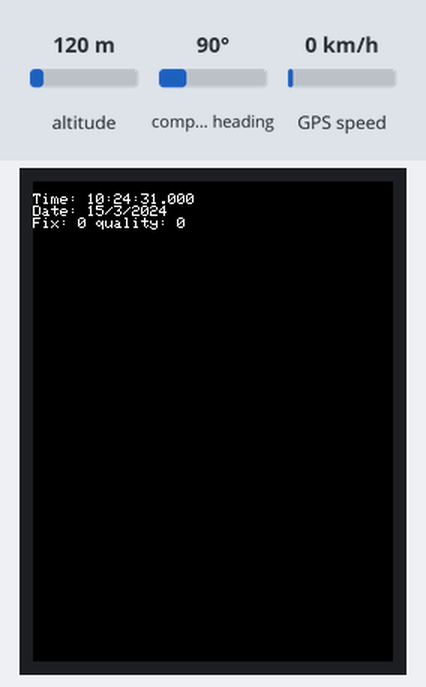
The sketch below on a simulated Arduino Uno, built with avr-gcc and run on an emulated ATmega328P. On the bench: 240×320 colour display. The test bench sets the inputs (shaded band); at power-on: altitude 120 m, compass heading 90°, GPS speed 0 km/h. The GPS gets a fix after 3 s at 37.7749, -122.4194 with 8 satellites.

Above: at 2.6 s.
2.7 s: altitude set to 20 m
At 4.7 s:
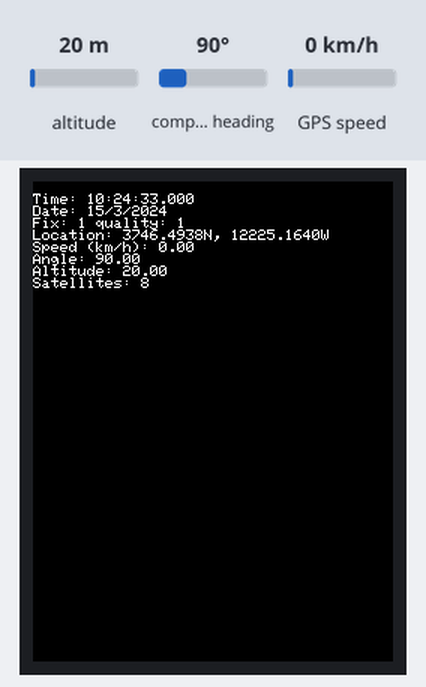
7.1 s: compass heading set to 7°
At 9.0 s:
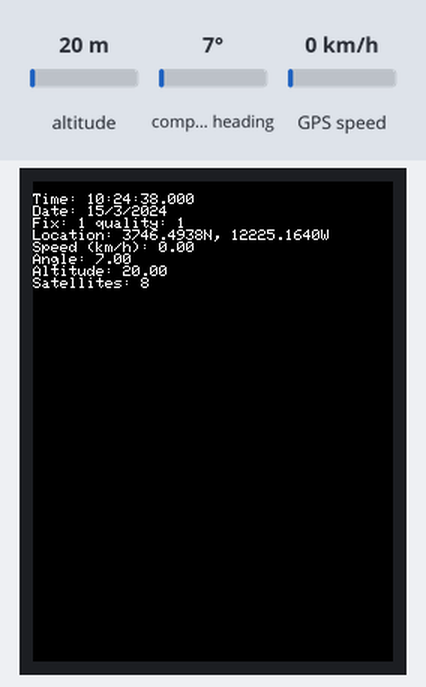
11.5 s: GPS speed set to 2 km/h
15.9 s: altitude set to 250 m
At 17.3 s:
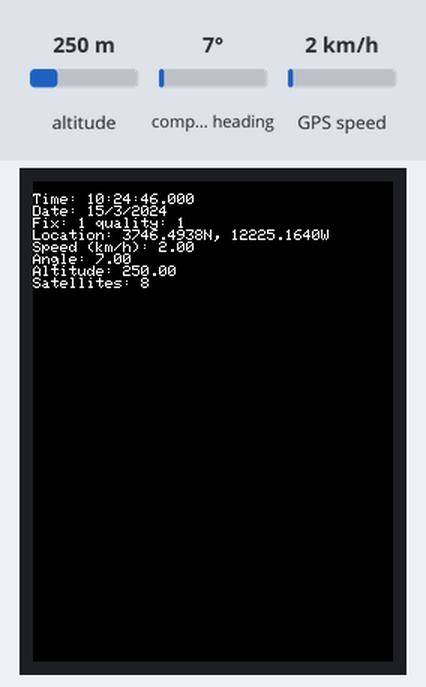
Timing chart, 0 to 18.9 s (numbered marks = the images above; inputs shaded):
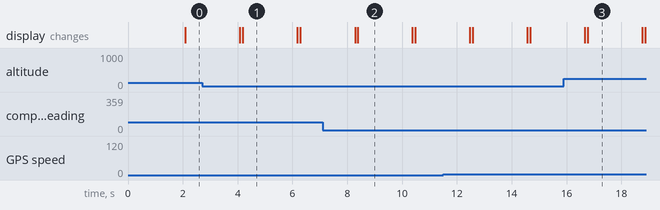

The sketch:

TFT-GPSReadOut.ino
```cpp
// Based off of the Adafruit_GPS examples coupled with with Adafruit_TFTLCD examples

#include <Adafruit_GPS.h>
#include <SoftwareSerial.h>
#include <Adafruit_GFX.h>    // Core graphics library
#include <Adafruit_TFTLCD.h> // Hardware-specific library

#define GPS_RX 6 // Serial Receive Pin
#define GPS_TX 7 // Serial Transmit Pin

#define LCD_CS A3 // Chip Select goes to Analog 3
#define LCD_CD A2 // Command/Data goes to Analog 2
#define LCD_WR A1 // LCD Write goes to Analog 1
#define LCD_RD A0 // LCD Read goes to Analog 0
#define LCD_RESET A4 // Can alternately just connect to Arduino's reset pin

#define BLACK   0x0000
#define WHITE   0xFFFF

Adafruit_TFTLCD tft(LCD_CS, LCD_CD, LCD_WR, LCD_RD, LCD_RESET);

SoftwareSerial mySerial(GPS_RX, GPS_TX);
Adafruit_GPS GPS(&mySerial);

uint32_t timer = 0;

void setup() {

  tft.reset();

  uint16_t identifier = tft.readID();

  if(identifier == 0x9325) {
    Serial.println(F("Found ILI9325 LCD driver"));
  } else if(identifier == 0x9328) {
    Serial.println(F("Found ILI9328 LCD driver"));
  } else if(identifier == 0x7575) {
    Serial.println(F("Found HX8347G LCD driver"));
  } else if(identifier == 0x9341) {
    Serial.println(F("Found ILI9341 LCD driver"));
  } else if(identifier == 0x8357) {
    Serial.println(F("Found HX8357D LCD driver"));
  } else {
    Serial.print(F("Unknown LCD driver chip: "));
    Serial.println(identifier, HEX);
    return;
  }

  tft.begin(identifier);

  tft.fillScreen(BLACK);
  pinMode(6, INPUT);

  Serial.begin(115200);

  GPS.begin(9600); // 9600 NMEA is the default baud rate for Adafruit MTK GPS's- some use 4800
  GPS.sendCommand(PMTK_SET_NMEA_OUTPUT_RMCGGA); // uncomment this line to turn on RMC (recommended minimum) and GGA (fix data) including altitude
  //GPS.sendCommand(PMTK_SET_NMEA_OUTPUT_RMCONLY); // uncomment this line to turn on only the "minimum recommended" data
  GPS.sendCommand(PMTK_SET_NMEA_UPDATE_1HZ);   // 1 Hz update rate
  GPS.sendCommand(PGCMD_ANTENNA);
  delay(1000);
  mySerial.println(PMTK_Q_RELEASE); // Ask for firmware version
}


void loop() {
  char c = GPS.read();
  // if you want to debug, this is a good time to do it!
  if (c)
    Serial.write(c);

  // if a sentence is received, we can check the checksum, parse it...
  if (GPS.newNMEAreceived()) {
    // a tricky thing here is if we print the NMEA sentence, or data
    // we end up not listening and catching other sentences!
    // so be very wary if using OUTPUT_ALLDATA and trytng to print out data
    //Serial.println(GPS.lastNMEA());   // this also sets the newNMEAreceived() flag to false

    if (!GPS.parse(GPS.lastNMEA()))   // this also sets the newNMEAreceived() flag to false
      return;  // we can fail to parse a sentence in which case we should just wait for another
  }

  // approximately every 2 seconds or so, print out the current stats
  if (millis() - timer > 2000) {
    pinMode(6, OUTPUT);
    tft.fillScreen(BLACK);
    tft.setTextSize(1);
    tft.setTextColor(WHITE);
    tft.setCursor(0, 0);

    tft.print("\nTime: ");
    if (GPS.hour < 10) { tft.print('0'); }
    tft.print(GPS.hour, DEC); tft.print(':');
    if (GPS.minute < 10) { tft.print('0'); }
    tft.print(GPS.minute, DEC); tft.print(':');
    if (GPS.seconds < 10) { tft.print('0'); }
    tft.print(GPS.seconds, DEC); tft.print('.');
    if (GPS.milliseconds < 10) {
      tft.print("00");
    } else if (GPS.milliseconds > 9 && GPS.milliseconds < 100) {
      tft.print("0");
    }
    tft.println(GPS.milliseconds);
    tft.print("Date: ");
    tft.print(GPS.day, DEC); tft.print('/');
    tft.print(GPS.month, DEC); tft.print("/20");
    tft.println(GPS.year, DEC);
    tft.print("Fix: "); tft.print((int)GPS.fix);
    tft.print(" quality: "); tft.println((int)GPS.fixquality);
    if (GPS.fix) {
      tft.print("Location: ");
      tft.print(GPS.latitude, 4); tft.print(GPS.lat);
      tft.print(", ");
      tft.print(GPS.longitude, 4); tft.println(GPS.lon);

      tft.print("Speed (km/h): "); tft.println(GPS.speed * 1.85); // Convert knots to km (approx)
      tft.print("Angle: "); tft.println(GPS.angle);
      tft.print("Altitude: "); tft.println(GPS.altitude);
      tft.print("Satellites: "); tft.println((int)GPS.satellites);
    }
    pinMode(6, INPUT);
    timer = millis(); // reset the timer
  }
}
```

Measured:
- what the display in image 1 shows lasts 2.0 s, from 4.2 s to 6.2 s
